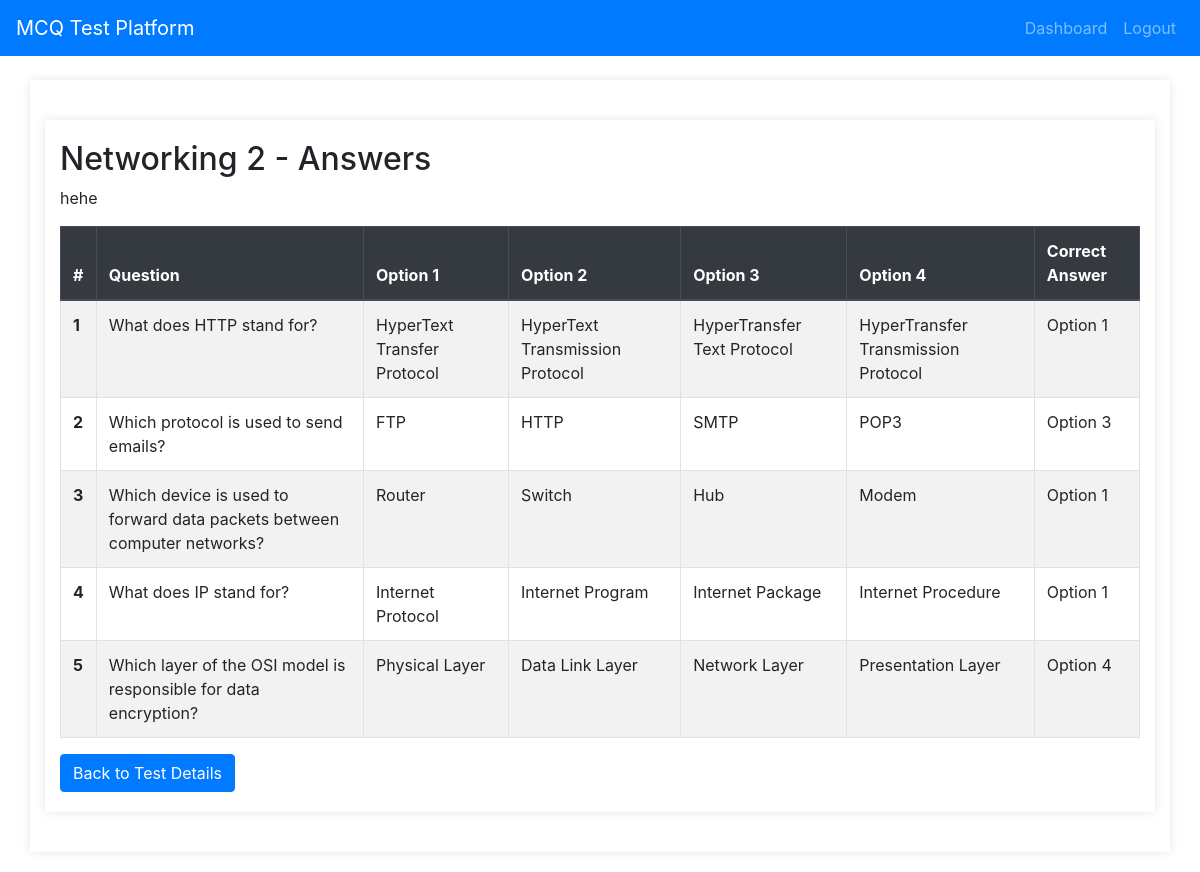
Page /test/2/view_answers (signed in) on the committed database.
### app/models.py (models this page shows)
class Test(db.Model):
    id = db.Column(db.Integer, primary_key=True)
    title = db.Column(db.String(100), nullable=False)
    description = db.Column(db.Text, nullable=False)
    allow_retake = db.Column(db.Boolean, default=False)
    date_posted = db.Column(db.DateTime, nullable=False, default=datetime.utcnow)
    author_id = db.Column(db.Integer, db.ForeignKey('user.id'), nullable=False)
    questions = db.relationship('Question', backref='test', lazy=True)

class Question(db.Model):
    id = db.Column(db.Integer, primary_key=True)
    question_text = db.Column(db.Text, nullable=False)
    option1 = db.Column(db.String(100), nullable=False)
    option2 = db.Column(db.String(100), nullable=False)
    option3 = db.Column(db.String(100), nullable=False)
    option4 = db.Column(db.String(100), nullable=False)
    answer = db.Column(db.Integer, nullable=False)
    test_id = db.Column(db.Integer, db.ForeignKey('test.id'), nullable=False)

### app/routes.py (the view)
@bp.route("/test/<int:test_id>/view_answers")
@login_required
def view_answers(test_id):
    test = Test.query.get_or_404(test_id)
    questions = test.questions
    return render_template('view_answers.html', title=f'Answers for {test.title}', test=test, questions=questions)

### app/models.py (called while the page is built)
@login_manager.user_loader
def load_user(user_id):
    return User.query.get(int(user_id))

### app/templates/view_answers.html
{% extends "base.html" %}
{% block content %}
    <div class="container">
        <h2>{{ test.title }} - Answers</h2>
        <p>{{ test.description }}</p>
        <div class="table-responsive">
            <table class="table table-striped table-bordered">
                <thead class="thead-dark">
                    <tr>
                        <th scope="col">#</th>
                        <th scope="col">Question</th>
                        <th scope="col">Option 1</th>
                        <th scope="col">Option 2</th>
                        <th scope="col">Option 3</th>
                        <th scope="col">Option 4</th>
                        <th scope="col">Correct Answer</th>
                    </tr>
                </thead>
                <tbody>
                    {% for question in questions %}
                        <tr>
                            <th scope="row">{{ loop.index }}</th>
                            <td>{{ question.question_text }}</td>
                            <td>{{ question.option1 }}</td>
                            <td>{{ question.option2 }}</td>
                            <td>{{ question.option3 }}</td>
                            <td>{{ question.option4 }}</td>
                            <td>Option {{ question.answer }}</td>
                        </tr>
                    {% endfor %}
                </tbody>
            </table>
        </div>
        <a href="{{ url_for('routes.test_detail', test_id=test.id) }}" class="btn btn-primary">Back to Test Details</a>
    </div>
{% endblock %}

### app/static/styles.css (style rules this page uses)
body { font-family: Arial, sans-serif; background-color: #f8f9fa; margin: 0; padding: 0; }
.container { width: 80%; margin: 20px auto; padding: 20px; background-color: white; box-shadow: 0 0 10px rgba(0,0,0,0.1); }

### rows in the picture
Test: title "Networking 2", description "hehe"
Question: question_text "What does HTTP stand for?", option1 "HyperText Transfer Protocol", option2 "HyperText Transmission Protocol", option3 "HyperTransfer Text Protocol", option4 "HyperTransfer Transmission Protocol", answer "1"
Question: question_text "Which protocol is used to send emails?", option1 "FTP", option2 "HTTP", option3 "SMTP", option4 "POP3", answer "3"
Question: question_text "Which device is used to forward data packets between computer networks?", option1 "Router", option2 "Switch", option3 "Hub", option4 "Modem", answer "1"
Question: question_text "What does IP stand for?", option1 "Internet Protocol", option2 "Internet Program", option3 "Internet Package", option4 "Internet Procedure", answer "1"
Question: question_text "Which layer of the OSI model is responsible for data encryption?", option1 "Physical Layer", option2 "Data Link Layer", option3 "Network Layer", option4 "Presentation Layer", answer "4"
